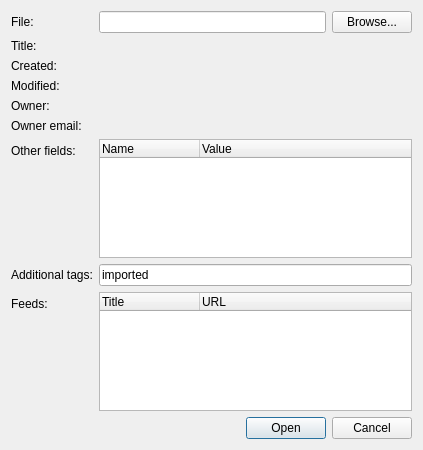
<?xml version="1.0" encoding="UTF-8"?>
<ui version="4.0">
 <class>ImportOPML</class>
 <widget class="QDialog" name="ImportOPML">
  <property name="geometry">
   <rect>
    <x>0</x>
    <y>0</y>
    <width>423</width>
    <height>450</height>
   </rect>
  </property>
  <property name="windowTitle">
   <string>OPML Import</string>
  </property>
  <layout class="QFormLayout" name="formLayout">
   <property name="fieldGrowthPolicy">
    <enum>QFormLayout::AllNonFixedFieldsGrow</enum>
   </property>
   <item row="0" column="0">
    <widget class="QLabel" name="label_14">
     <property name="text">
      <string>File:</string>
     </property>
    </widget>
   </item>
   <item row="0" column="1">
    <layout class="QHBoxLayout" name="horizontalLayout">
     <item>
      <widget class="QLineEdit" name="File_"/>
     </item>
     <item>
      <widget class="QPushButton" name="Browse_">
       <property name="text">
        <string>Browse...</string>
       </property>
       <property name="icon">
        <iconset theme="document-open"/>
       </property>
      </widget>
     </item>
    </layout>
   </item>
   <item row="1" column="0">
    <widget class="QLabel" name="label_3">
     <property name="text">
      <string>Title:</string>
     </property>
    </widget>
   </item>
   <item row="1" column="1">
    <widget class="QLabel" name="Title_">
     <property name="text">
      <string/>
     </property>
    </widget>
   </item>
   <item row="2" column="0">
    <widget class="QLabel" name="label">
     <property name="text">
      <string>Created:</string>
     </property>
    </widget>
   </item>
   <item row="2" column="1">
    <widget class="QLabel" name="Created_">
     <property name="text">
      <string/>
     </property>
    </widget>
   </item>
   <item row="3" column="0">
    <widget class="QLabel" name="label_2">
     <property name="text">
      <string>Modified:</string>
     </property>
    </widget>
   </item>
   <item row="3" column="1">
    <widget class="QLabel" name="Edited_">
     <property name="text">
      <string/>
     </property>
    </widget>
   </item>
   <item row="4" column="0">
    <widget class="QLabel" name="label_4">
     <property name="text">
      <string>Owner:</string>
     </property>
    </widget>
   </item>
   <item row="4" column="1">
    <widget class="QLabel" name="Owner_">
     <property name="text">
      <string/>
     </property>
    </widget>
   </item>
   <item row="5" column="1">
    <widget class="QLabel" name="OwnerEmail_">
     <property name="text">
      <string/>
     </property>
    </widget>
   </item>
   <item row="6" column="0">
    <widget class="QLabel" name="label_6">
     <property name="text">
      <string>Other fields:</string>
     </property>
    </widget>
   </item>
   <item row="6" column="1">
    <widget class="QTreeWidget" name="OtherFields_">
     <column>
      <property name="text">
       <string>Name</string>
      </property>
     </column>
     <column>
      <property name="text">
       <string>Value</string>
      </property>
     </column>
    </widget>
   </item>
   <item row="7" column="0">
    <widget class="QLabel" name="label_8">
     <property name="text">
      <string>Additional tags:</string>
     </property>
    </widget>
   </item>
   <item row="7" column="1">
    <widget class="QLineEdit" name="AdditionalTags_">
     <property name="text">
      <string>imported</string>
     </property>
    </widget>
   </item>
   <item row="8" column="0">
    <widget class="QLabel" name="label_7">
     <property name="text">
      <string>Feeds:</string>
     </property>
    </widget>
   </item>
   <item row="8" column="1">
    <widget class="QTreeWidget" name="FeedsToImport_">
     <column>
      <property name="text">
       <string>Title</string>
      </property>
     </column>
     <column>
      <property name="text">
       <string>URL</string>
      </property>
     </column>
    </widget>
   </item>
   <item row="9" column="1">
    <widget class="QDialogButtonBox" name="ButtonBox_">
     <property name="orientation">
      <enum>Qt::Horizontal</enum>
     </property>
     <property name="standardButtons">
      <set>QDialogButtonBox::Cancel|QDialogButtonBox::Open</set>
     </property>
    </widget>
   </item>
   <item row="5" column="0">
    <widget class="QLabel" name="label_5">
     <property name="text">
      <string>Owner email:</string>
     </property>
    </widget>
   </item>
  </layout>
 </widget>
 <resources/>
 <connections>
  <connection>
   <sender>ButtonBox_</sender>
   <signal>accepted()</signal>
   <receiver>ImportOPML</receiver>
   <slot>accept()</slot>
   <hints>
    <hint type="sourcelabel">
     <x>248</x>
     <y>254</y>
    </hint>
    <hint type="destinationlabel">
     <x>157</x>
     <y>274</y>
    </hint>
   </hints>
  </connection>
  <connection>
   <sender>ButtonBox_</sender>
   <signal>rejected()</signal>
   <receiver>ImportOPML</receiver>
   <slot>reject()</slot>
   <hints>
    <hint type="sourcelabel">
     <x>316</x>
     <y>260</y>
    </hint>
    <hint type="destinationlabel">
     <x>286</x>
     <y>274</y>
    </hint>
   </hints>
  </connection>
 </connections>
</ui>
